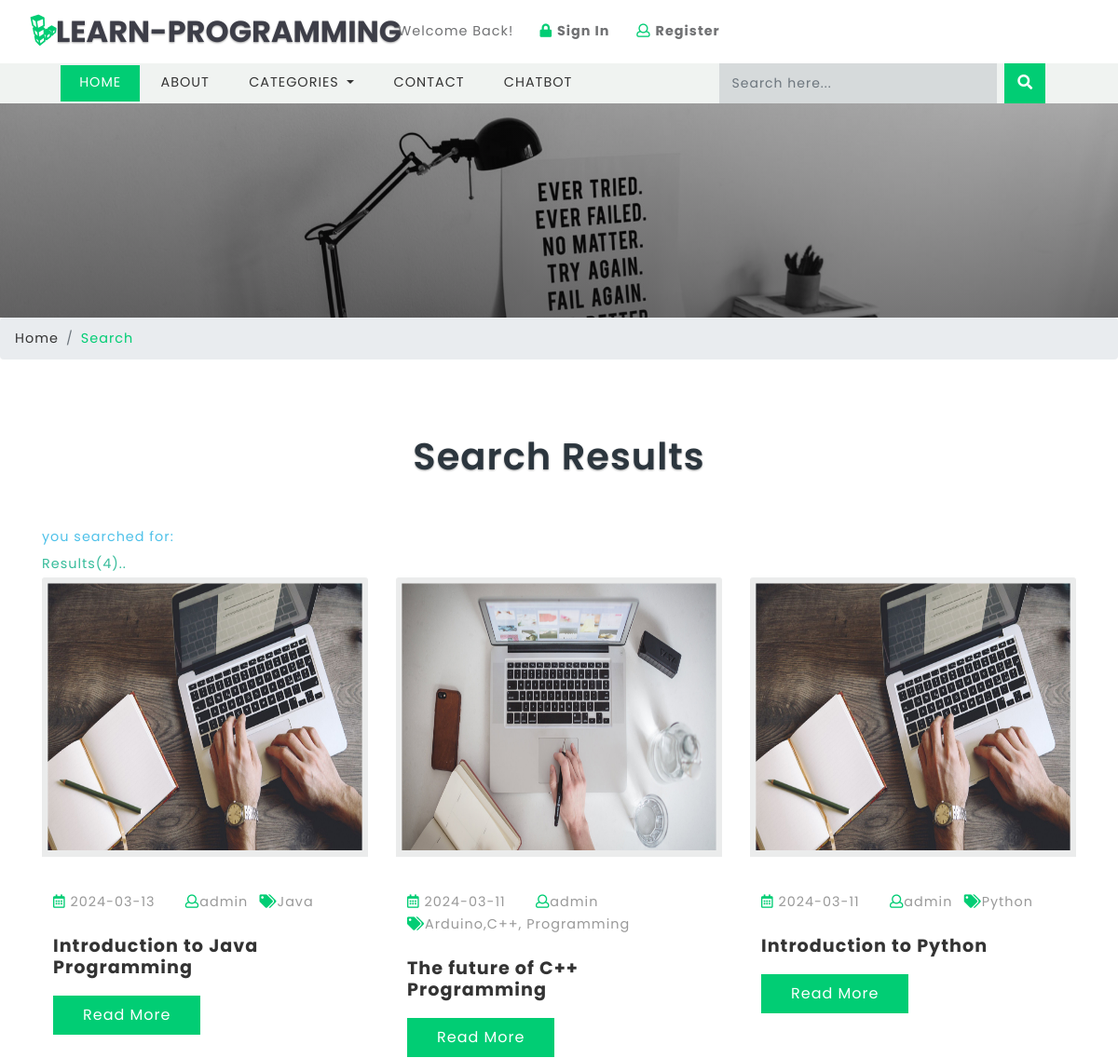
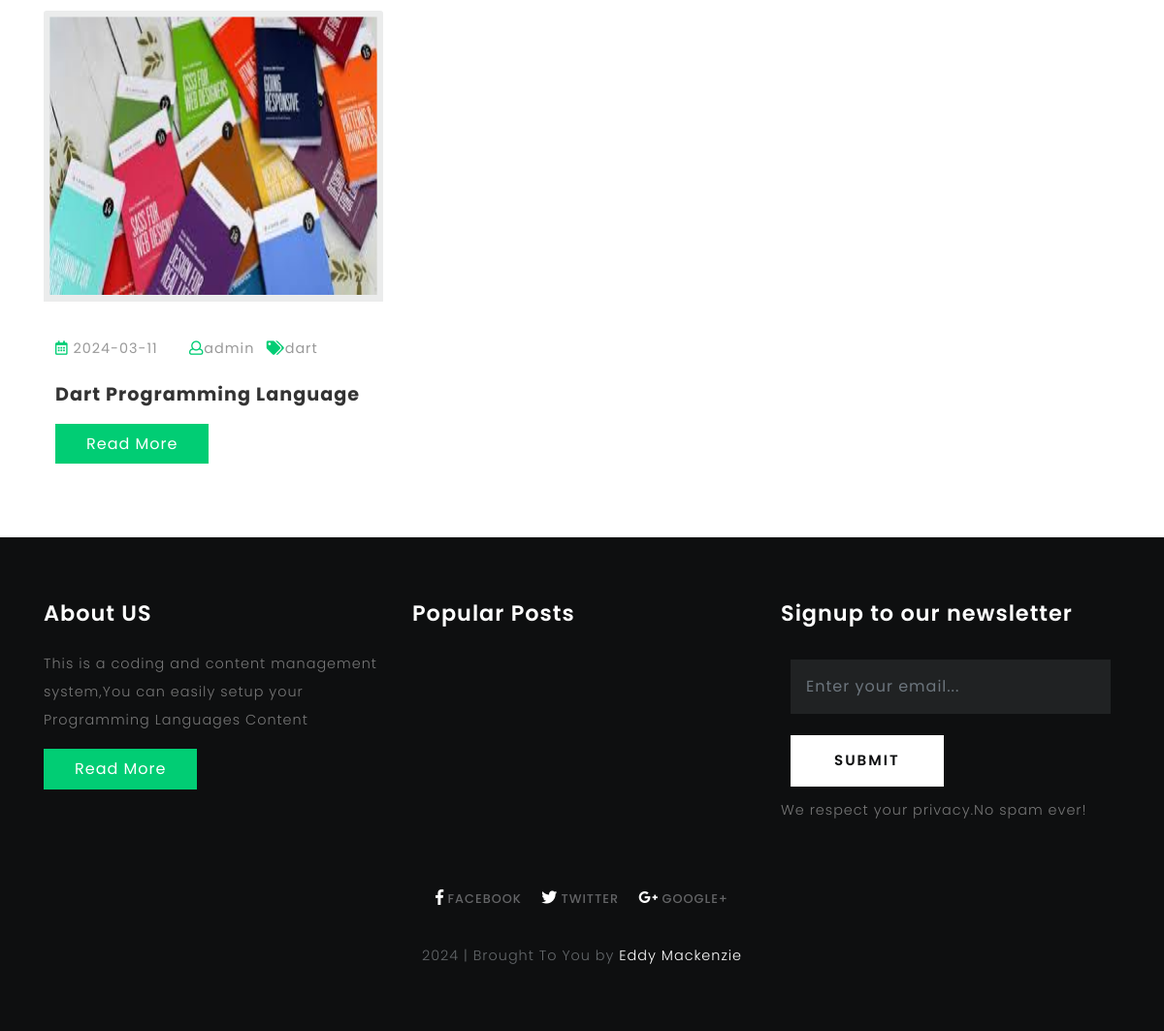
Screenshot of /search.php with the database file from the repository (2 pictures, top to bottom).
### tables this page shows
CREATE TABLE `blogs` (
  `id` int(10) UNSIGNED NOT NULL,
  `title` varchar(190) NOT NULL,
  `tags` varchar(40) NOT NULL,
  `content` text NOT NULL,
  `photo` varchar(50) NOT NULL,
  `posted` varchar(40) NOT NULL,
  `date` date DEFAULT NULL,
  `author` varchar(40) DEFAULT NULL,
  `category` varchar(40) NOT NULL
);

CREATE TABLE `titles` (
  `id` int(10) UNSIGNED NOT NULL,
  `website_name` varchar(40) DEFAULT NULL,
  `tagline` varchar(40) DEFAULT NULL,
  `icon` varchar(40) DEFAULT NULL,
  `keywords` varchar(220) DEFAULT NULL,
  `short_description` varchar(200) DEFAULT NULL,
  `bannertext1` varchar(150) DEFAULT NULL,
  `bannertext2` varchar(150) DEFAULT NULL,
  `bannertext3` varchar(150) DEFAULT NULL,
  `bannertext4` varchar(150) DEFAULT NULL,
  `detailed_description` text DEFAULT NULL,
  `address` varchar(40) DEFAULT NULL,
  `email` varchar(80) DEFAULT NULL,
  `phone` varchar(40) DEFAULT NULL,
  `googlemap` varchar(255) DEFAULT NULL
);

### search.php (the view, shortened to what this page needs)
<?php require("libs/fetch_data.php");?>
<?php
require_once('database/db.php');
?>
<!DOCTYPE html>
<html lang="zxx">
<head>
	<title>Search|<?php getwebname("titles"); echo"|"; gettagline("titles");?></title>
	<link href="css/bootstrap.css" rel='stylesheet' type='text/css' />
	<link rel="stylesheet" href="css/single.css">
	<link href="css/style.css" rel='stylesheet' type='text/css' />
	<link href="css/fontawesome-all.css" rel="stylesheet">
</head>
<body>
	<?php include("header.php");?>
	<?php
    $search_keyword = '';
    $sql = 'SELECT * FROM blogs WHERE title LIKE :keyword OR content LIKE :keyword  OR tags LIKE :keyword OR author LIKE :keyword ORDER BY id DESC ';
    $start=0;
    $limit=" limit " . $start . "," . ROW_PER_PAGE;
    $pagination_statement = $pdo_conn->prepare($sql);
    $pagination_statement->bindValue(':keyword', '%' . $search_keyword . '%', PDO::PARAM_STR);
    $pagination_statement->execute();
    $row_count = $pagination_statement->rowCount();
    $query = $sql.$limit;
    $pdo_statement = $pdo_conn->prepare($query);
    $pdo_statement->bindValue(':keyword', '%' . $search_keyword . '%', PDO::PARAM_STR);
    $pdo_statement->execute();
    $result = $pdo_statement->fetchAll();
    ?>
	<div class="banner-inner">
	</div>
	<ol class="breadcrumb">
		<li class="breadcrumb-item">
			<a href="index.html">Home</a>
		</li>
		<li class="breadcrumb-item active">Search</li>
	</ol>
	<section class="main-content-w3layouts-agileits">
		<div class="container">
			<h3 class="tittle">Search Results</h3>
			<div class="inner-sec">
				<?php  if ($row_count==0) {
    						echo "<p style=color:#E9573F><b>sorry your search for:<u style=color:black>$search_keyword</u> returned zero results</b></p>";
    						echo "<p><b style=color:#4FC1E9>Suggestions<b><br>Your search item is not available on Our Website<br>Try being more specific with key words<br>Enter key word using title<br>Try search using category<br>Try again later<br></p>";
    						echo "<p><a href=\"http://www.google.com/search?q="
    						. $search_keyword . "\" target=\"_blank\" title=\"Look up
    						" . $search_keyword . " on Google\" style=color:#37BC9B>Click here</a> to try the
    						search on google</p>";
    					}
    					else{
    						echo "<p style=color:#4FC1E9><b>you searched for:<u style=color:black> $search_keyword</u></b></p>";
    						echo "<p style=color:#37BC9B><b>Results($row_count)..</b></p>";
    					}
    					?>
				<div class="left-blog-info-w3layouts-agileits text-left">
					<div class="row">
						<?php
    					if(!empty($result)) {
    						foreach($result as $row) {
                                ?>
						<div class="col-lg-4 card">
							<a href="single.php?id=<?php echo $row['id']; ?>">
								<img src="blogadmin/images/<?php echo $row['photo']; ?>" class="card-img-top img-fluid" alt="fantastic cms" style="width: 480px;height: 300px">
							</a>
							<div class="card-body">
								<ul class="blog-icons my-4">
									<li>
										<a href="#">
											<i class="far fa-calendar-alt"></i> <?php echo $row['date']; ?></a>
									</li>
									<li class="mx-2">
										<a href="#">
											<i class="far fa-user"></i><?php echo $row['author']; ?></a>
									</li>
									<li>
										<a href="#">
											<i class="fas fa-tags"></i><?php echo $row['tags']; ?></a>
									</li>
								</ul>
								<h5 class="card-title">
									<a href="single.php?id=<?php echo $row['id']; ?>"><?php echo $row['title']; ?></a>
								</h5>
								<a href="single.php?id=<?php echo $row['id']; ?>" class="btn btn-primary read-m">Read More</a>
							</div>
						</div>
						<?php
                                  }
                              }
                              ?>
					</div>
				</div>
			</div>
		</div>
	</section>
	<?php include("footer.php") ?>
</body>
</html>

### header.php (shortened to what this page needs)
<header>
		<div class="top-bar_sub_w3layouts container-fluid">
			<div class="row">
				<div class="col-md-4 logo text-left">
					<a class="navbar-brand" href="index.php">
						<i class="fab fa-linode"></i>Learn-PROGRAMMING</a>
				</div>
				<div class="col-md-4 top-forms text-center mt-lg-3 mt-md-1 mt-0">
					<span>Welcome Back!</span>
					<span class="mx-lg-4 mx-md-2  mx-1">
						<a href="blogadmin/index.php">
							<i class="fas fa-lock"></i> <strong>Sign In</strong></a>
					</span>
					<span>
						<a href="blogadmin/membership_signup.php">
							<i class="far fa-user"></i> <strong>Register</strong></a>
					</span>
				</div>
							<a href="<?php getlinks("links","facebook");?>" class="facebook1 mx-2" >
			</div>
		</div>
			<div class="header_top" id="home">
				<nav class="navbar navbar-expand-lg navbar-light bg-light">
					<div class="collapse navbar-collapse" id="navbarSupportedContent">
						<ul class="navbar-nav mr-auto">
							<li class="nav-item active">
								<a class="nav-link" href="index.php">Home
								</a>
							</li>
							<li class="nav-item">
								<a class="nav-link" href="about.php">About</a>
							</li>
							<li class="nav-item dropdown">
								<a class="nav-link dropdown-toggle" href="#" id="navbarDropdown" role="button" data-toggle="dropdown" aria-haspopup="true"
								    aria-expanded="false">
									Categories
								</a>
							</li>
							<li class="nav-item">
								<a class="nav-link" href="contact.php">Contact</a>
							</li>
							<li class="nav-item">
								<a class="nav-link" href="chatbot.php">ChatBot</a>
							</li>
						</ul>
							<form action="search.php" method="post" class="form-inline my-2 my-lg-0 header-search" name="form">
								<input class="form-control mr-sm-2" type="search" placeholder="Search here..." required="yes" type="text" name="search[keyword]">
								<button class="btn btn1 my-2 my-sm-0" type="submit" name="submit"><i class="fas fa-search"></i></button>
							</form>
					</div>
				</nav>
			</div>
	</header>

### footer.php (shortened to what this page needs)
<footer>
	<div class="container">
		<div class="row">
			<div class="col-lg-4 footer-grid-agileits-w3ls text-left">
				<h3>About US</h3>
				<p><?php getshortdescription("titles"); ?></p>
				<div class="read">
					<a href="about.php" class="btn btn-primary read-m">Read More</a>
				</div>
			</div>
			<div class="col-lg-4 footer-grid-agileits-w3ls text-left">
				<div class="tech-btm">
					<h3>Popular Posts</h3>
				</div>
			</div>
			<div class="col-lg-4 subscribe-main footer-grid-agileits-w3ls text-left">
				<h2>Signup to our newsletter</h2>
				<div class="subscribe-main text-left">
						<div class="subscribe-form">
								<form action="#" method="post" class="subscribe_form">
									<input class="form-control" type="email" placeholder="Enter your email..." required="">
									<button type="submit" class="btn btn-primary submit">Submit</button>
								</form>
					   </div>
					<p>We respect your privacy.No spam ever!</p>
				</div>
			</div>
		</div>
		<div class="footer-cpy text-center">
			<div class="footer-social">
				<div class="copyrighttop">
					<ul>
						<li class="mx-3">
							<a class="facebook" href="<?php getlinks("links","facebook");?>">
								<i class="fab fa-facebook-f"></i>
								<span>Facebook</span>
							</a>
						</li>
						<li>
							<a class="facebook" href="<?php getlinks("links","twitter");?>">
								<i class="fab fa-twitter"></i>
								<span>Twitter</span>
							</a>
						</li>
						<li class="mx-3">
							<a class="facebook" href="<?php getlinks("links","googleplus");?>">
								<i class="fab fa-google-plus-g"></i>
								<span>Google+</span>
							</a>
						</li>
					</ul>
				</div>
			</div>
			<div class="w3layouts-agile-copyrightbottom">
				<p><?php $current=date("Y"); print_r($current);?> | Brought To You by
					<a href="http://code-projects.org/">Eddy Mackenzie</a>
				</p>
			</div>
		</div>
	</div>
</footer>

### libs/fetch_data.php (shortened to what this page needs)
<?php
function getshortdescription($table){
	require("database/db_connect.php");
	$sql="SELECT * FROM $table ";
	if ($result=mysqli_query($con,$sql))
	{
		foreach ($result as $titles => $sdc) {
			echo ''.$sdc['short_description'].'';
		}
	}
}
function getwebname($table){
	require("database/db_connect.php");
	$sql="SELECT * FROM $table ";
	if ($result=mysqli_query($con,$sql))
	{
		$rowcount=mysqli_num_rows($result);
		if ($rowcount==0) {
			echo 'No Name!!';
		}
		foreach ($result as $titles => $blogname) {
			echo ''.$blogname['website_name'].'';
		}
	}
}
function getlinks($table,$platform){
	require("database/db_connect.php");
	$sql="SELECT * FROM $table ";
	if ($result=mysqli_query($con,$sql))
	{
		$rowcount=mysqli_num_rows($result);
		if ($rowcount==0) {
			echo '#';
		}
		foreach ($result as $link => $site) {
			if ($platform=="facebook") {
				echo ''.$site['facebook'].'';
			}
			elseif ($platform=="twitter") {
				echo ''.$site['twitter'].'';
			}
			elseif ($platform=="googleplus") {
				echo ''.$site['googleplus'].'';
			}
			elseif ($platform=="pinterest") {
				echo ''.$site['pinterest'].'';
			}
			elseif ($platform=="dribble") {
				echo ''.$site['dribble'].'';
			}
		}
	}
}
?>

### css/single.css (style rules this page uses)
.card-body { padding: 12px; }

### rows the page displays
blogs: photo (picture), date "2024-03-13", author "admin", tags "Java", title "Introduction to Java Programming"
blogs: photo (picture), date "2024-03-11", author "admin", tags "Arduino,C++, Programming", title "The future of C++ Programming"
blogs: photo (picture), date "2024-03-11", author "admin", tags "Python", title "Introduction to Python"
blogs: photo (picture), date "2024-03-11", author "admin", tags "dart", title "Dart Programming Language"
titles: short_description "This is a coding and content management system,You can easily setup your Programming Languages Content"

### other values shown
$row_count "4"
